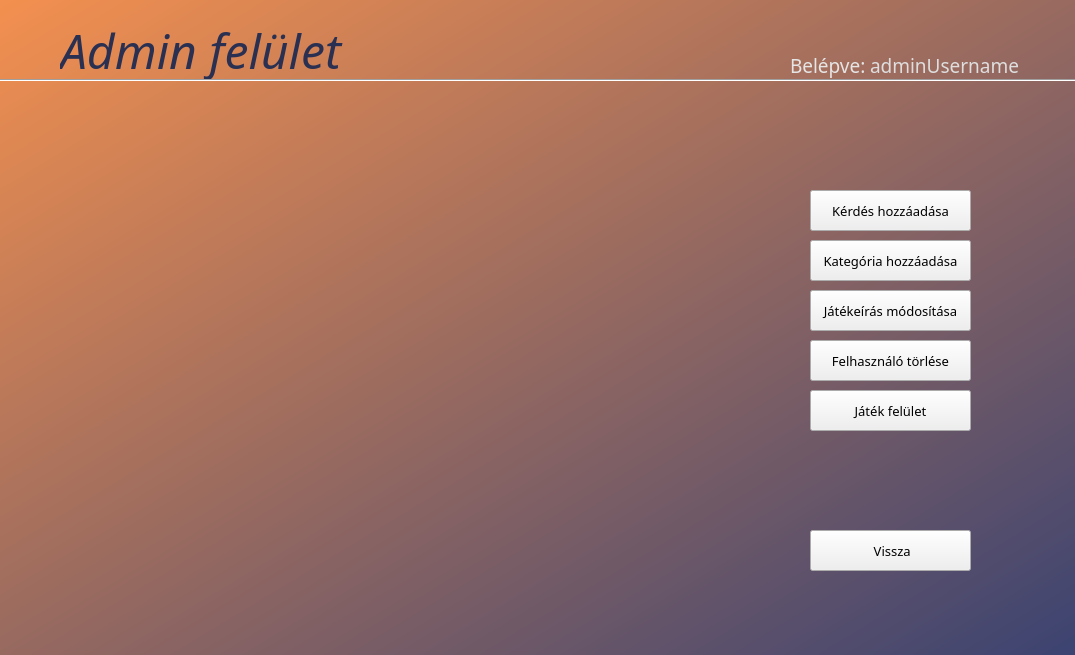
<?xml version="1.0" encoding="UTF-8"?>
<ui version="4.0">
 <class>adminFelulet</class>
 <widget class="QMainWindow" name="adminFelulet">
  <property name="geometry">
   <rect>
    <x>0</x>
    <y>0</y>
    <width>1075</width>
    <height>655</height>
   </rect>
  </property>
  <property name="windowTitle">
   <string>Admin felület</string>
  </property>
  <property name="windowIcon">
   <iconset resource="resource.qrc">
    <normaloff>:/resource/img/quizzyLogoTransparent.png</normaloff>:/resource/img/quizzyLogoTransparent.png</iconset>
  </property>
  <widget class="QWidget" name="centralwidget">
   <property name="styleSheet">
    <string notr="true">QWidget#centralwidget{background-color:qlineargradient(spread:pad, x1:0, y1:0, x2:1, y2:1, stop:0 rgba(243, 144, 79, 255), stop:1 rgba(59, 67, 113, 255));}</string>
   </property>
   <widget class="QLabel" name="label">
    <property name="geometry">
     <rect>
      <x>60</x>
      <y>10</y>
      <width>371</width>
      <height>81</height>
     </rect>
    </property>
    <property name="font">
     <font>
      <family>Tw Cen MT</family>
      <pointsize>36</pointsize>
      <weight>50</weight>
      <italic>true</italic>
      <bold>false</bold>
     </font>
    </property>
    <property name="styleSheet">
     <string notr="true">color: rgb(42, 48, 81);</string>
    </property>
    <property name="text">
     <string>Admin felület</string>
    </property>
   </widget>
   <widget class="Line" name="line">
    <property name="windowModality">
     <enum>Qt::NonModal</enum>
    </property>
    <property name="enabled">
     <bool>true</bool>
    </property>
    <property name="geometry">
     <rect>
      <x>0</x>
      <y>70</y>
      <width>1121</width>
      <height>20</height>
     </rect>
    </property>
    <property name="palette">
     <palette>
      <active/>
      <inactive/>
      <disabled/>
     </palette>
    </property>
    <property name="autoFillBackground">
     <bool>false</bool>
    </property>
    <property name="styleSheet">
     <string notr="true"/>
    </property>
    <property name="orientation">
     <enum>Qt::Horizontal</enum>
    </property>
   </widget>
   <widget class="QLabel" name="label_2">
    <property name="geometry">
     <rect>
      <x>790</x>
      <y>50</y>
      <width>131</width>
      <height>31</height>
     </rect>
    </property>
    <property name="font">
     <font>
      <family>Tw Cen MT Condensed Extra Bold</family>
      <pointsize>14</pointsize>
      <weight>50</weight>
      <bold>false</bold>
     </font>
    </property>
    <property name="styleSheet">
     <string notr="true">color: rgb(229, 229, 229);</string>
    </property>
    <property name="text">
     <string>Belépve:</string>
    </property>
   </widget>
   <widget class="QLabel" name="adminUsername">
    <property name="geometry">
     <rect>
      <x>870</x>
      <y>50</y>
      <width>211</width>
      <height>31</height>
     </rect>
    </property>
    <property name="font">
     <font>
      <family>Tw Cen MT Condensed</family>
      <pointsize>14</pointsize>
      <weight>50</weight>
      <bold>false</bold>
     </font>
    </property>
    <property name="styleSheet">
     <string notr="true">color: rgb(222, 222, 222);</string>
    </property>
    <property name="text">
     <string>adminUsername</string>
    </property>
   </widget>
   <widget class="QPushButton" name="buttonKerdesHozzaad">
    <property name="geometry">
     <rect>
      <x>810</x>
      <y>190</y>
      <width>161</width>
      <height>41</height>
     </rect>
    </property>
    <property name="font">
     <font>
      <family>Tw Cen MT</family>
      <pointsize>10</pointsize>
     </font>
    </property>
    <property name="text">
     <string>Kérdés hozzáadása</string>
    </property>
   </widget>
   <widget class="QPushButton" name="buttonVissza">
    <property name="geometry">
     <rect>
      <x>810</x>
      <y>530</y>
      <width>161</width>
      <height>41</height>
     </rect>
    </property>
    <property name="font">
     <font>
      <family>Tw Cen MT</family>
      <pointsize>10</pointsize>
     </font>
    </property>
    <property name="text">
     <string> Vissza</string>
    </property>
   </widget>
   <widget class="QLabel" name="quizzyLogo">
    <property name="geometry">
     <rect>
      <x>60</x>
      <y>210</y>
      <width>311</width>
      <height>271</height>
     </rect>
    </property>
    <property name="text">
     <string/>
    </property>
    <property name="pixmap">
     <pixmap resource="resource.qrc">:/resource/img/quizzyLogoTransparent.png</pixmap>
    </property>
    <property name="scaledContents">
     <bool>true</bool>
    </property>
   </widget>
   <widget class="QPushButton" name="buttonOption2">
    <property name="geometry">
     <rect>
      <x>810</x>
      <y>240</y>
      <width>161</width>
      <height>41</height>
     </rect>
    </property>
    <property name="font">
     <font>
      <family>Tw Cen MT</family>
      <pointsize>10</pointsize>
     </font>
    </property>
    <property name="text">
     <string>Kategória hozzáadása</string>
    </property>
   </widget>
   <widget class="QPushButton" name="buttonOption3">
    <property name="geometry">
     <rect>
      <x>810</x>
      <y>290</y>
      <width>161</width>
      <height>41</height>
     </rect>
    </property>
    <property name="font">
     <font>
      <family>Tw Cen MT</family>
      <pointsize>10</pointsize>
     </font>
    </property>
    <property name="text">
     <string>Játékeírás módosítása</string>
    </property>
   </widget>
   <widget class="QPushButton" name="buttonOption4">
    <property name="geometry">
     <rect>
      <x>810</x>
      <y>340</y>
      <width>161</width>
      <height>41</height>
     </rect>
    </property>
    <property name="font">
     <font>
      <family>Tw Cen MT</family>
      <pointsize>10</pointsize>
     </font>
    </property>
    <property name="text">
     <string>Felhasználó törlése</string>
    </property>
   </widget>
   <widget class="QPushButton" name="buttonOption5">
    <property name="geometry">
     <rect>
      <x>810</x>
      <y>390</y>
      <width>161</width>
      <height>41</height>
     </rect>
    </property>
    <property name="font">
     <font>
      <family>Tw Cen MT</family>
      <pointsize>10</pointsize>
     </font>
    </property>
    <property name="text">
     <string>Játék felület</string>
    </property>
   </widget>
   <zorder>label</zorder>
   <zorder>line</zorder>
   <zorder>label_2</zorder>
   <zorder>adminUsername</zorder>
   <zorder>buttonVissza</zorder>
   <zorder>quizzyLogo</zorder>
   <zorder>buttonKerdesHozzaad</zorder>
   <zorder>buttonOption2</zorder>
   <zorder>buttonOption3</zorder>
   <zorder>buttonOption4</zorder>
   <zorder>buttonOption5</zorder>
  </widget>
 </widget>
 <resources>
  <include location="resource.qrc"/>
 </resources>
 <connections/>
</ui>
